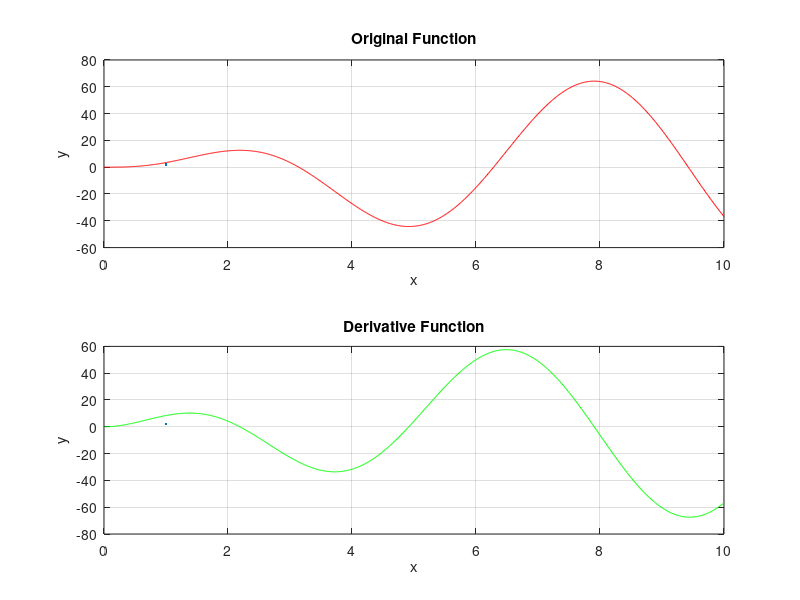

MATLAB code for this plot:
% Derivative of a Function 
% Set up an x-array from 0-10 with an increment of 0.01
x = 0:0.01:10;
y = 5*x.^2.*exp(-0.2*x).*sin(x);
% Find the central difference estimate of the derivative
n = length(x);
der = (y(3:n)-y(1:n-2))./(x(3:n)-x(1:n-2));
% Plot the original function 
subplot(2,1,1)
plot(x,y,'r',LineWidth=2)
grid on 
title('Original Function')
xlim([0 10])
xlabel('x')
ylabel('y')
% Plot the 
subplot(2,1,2)
plot(x(2:n-1),der,'green',LineWidth=2)
grid on 
title('Derivative Function')
xlim([0 10])
xlabel('x')
ylabel('y')

